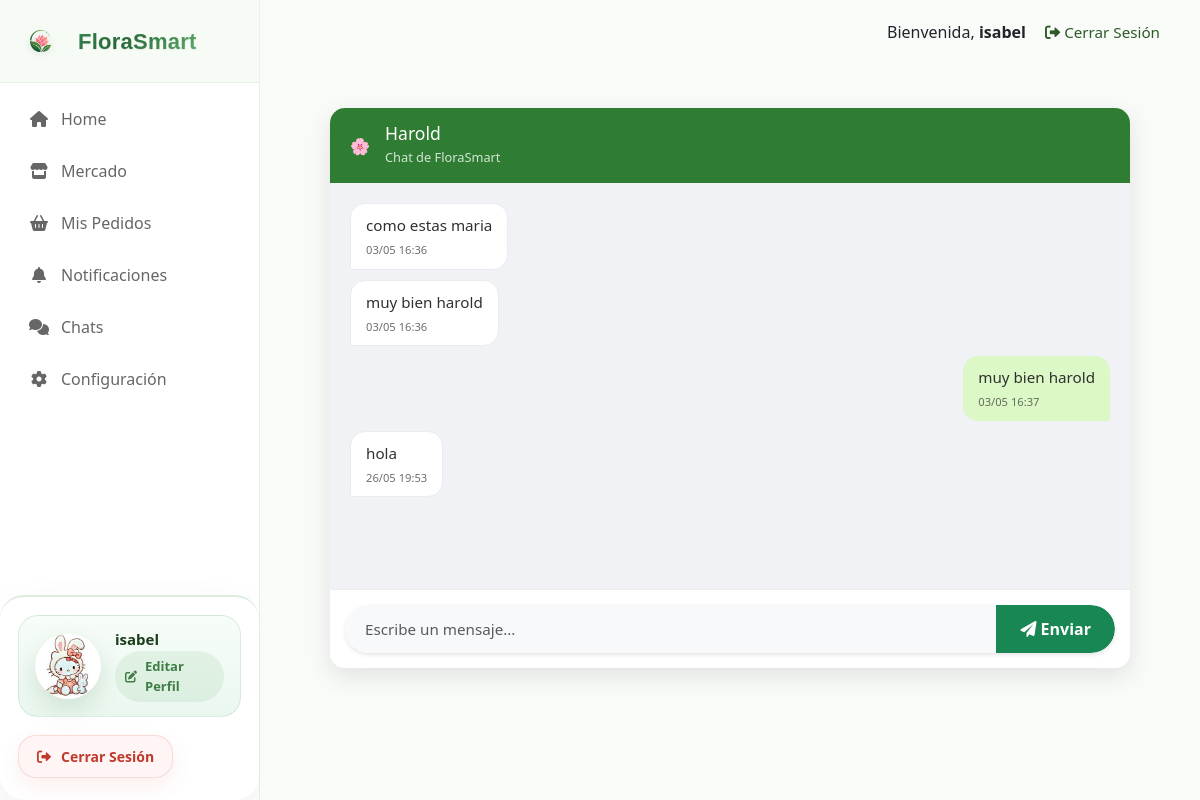
The page /chat/1/ (signed in) on the database as committed earlier.
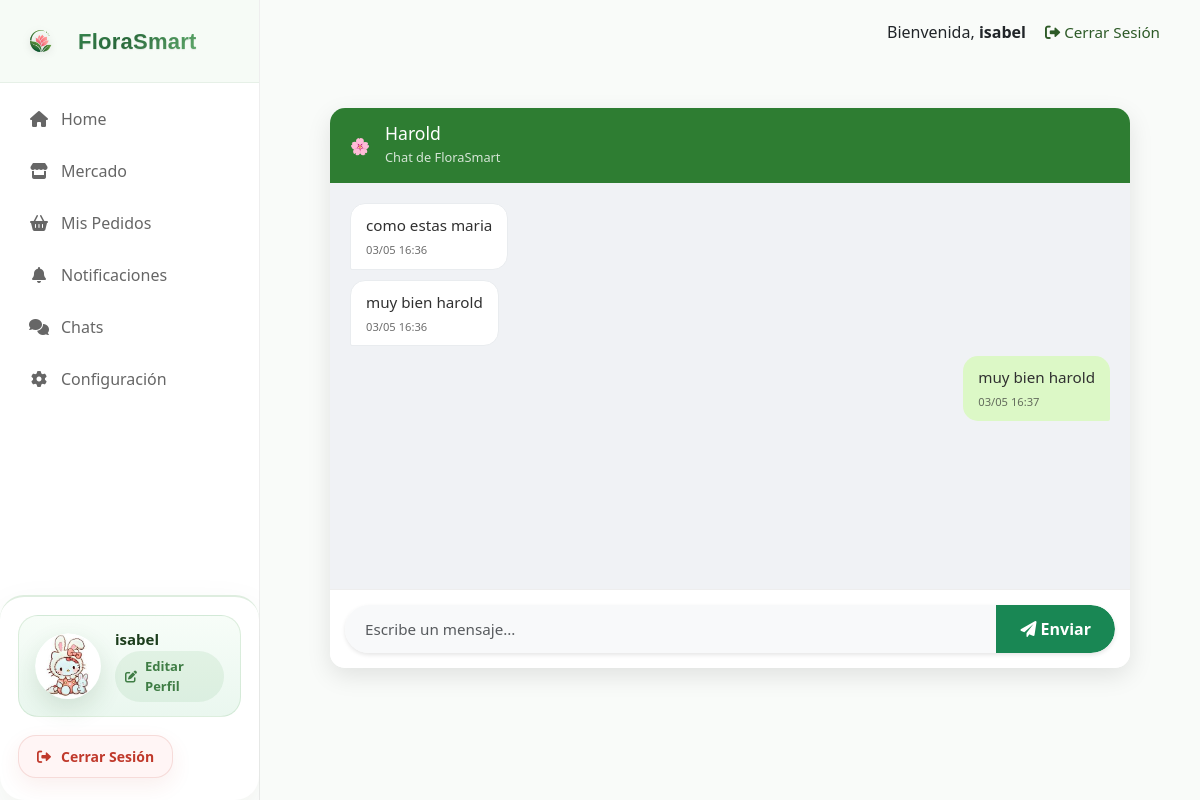
The same page on the database as committed later.
### usuarios/models.py (models this page shows, shortened)
class MensajeChat(models.Model):
    emisor = models.ForeignKey(Usuario, on_delete=models.CASCADE, related_name='mensajes_enviados')
    receptor = models.ForeignKey(Usuario, on_delete=models.CASCADE, related_name='mensajes_recibidos')
    contenido = models.TextField()
    fecha_envio = models.DateTimeField(auto_now_add=True)
    leido = models.BooleanField(default=False)
    class Meta:
        ordering = ['fecha_envio']

### usuarios/views.py (the view, shortened to what this page needs)
# urls.py: path('chat/<int:receptor_id>/', views.chat_view, name='chat'),
@login_required
def chat_view(request, receptor_id):
    receptor = get_object_or_404(Usuario, id=receptor_id)
    if receptor == request.user:
        messages.warning(request, "No puedes chatear contigo mismo.")
        return redirect('lista_chats')
    ids_ordenados = sorted([request.user.id, receptor.id])
    sala_id = f"chat_{ids_ordenados[0]}_{ids_ordenados[1]}"
    mensajes = MensajeChat.objects.filter(
        (Q(emisor=request.user) & Q(receptor=receptor)) |
        (Q(emisor=receptor) & Q(receptor=request.user))
    ).order_by('fecha_envio')
    contexto = {
        'receptor': receptor,
        'sala_id': sala_id,
        'titulo': f"Chat con {receptor.username}",
        'mensajes': mensajes
    }
    return render(request, 'chat.html', contexto)

### templates/chat.html (shortened to what this page needs)
{% extends 'base.html' %}
{% load static %}
{% block content %}
<div class="chat-container">
    <div class="chat-header">
        <div class="avatar">🌸</div>
        <div>
            <h5 class="mb-0">{{ receptor.username }}</h5>
            <small>Chat de FloraSmart</small>
        </div>
    </div>
    <div id="chat-messages">
        {% for mensaje in mensajes %}
            <div class="message {% if mensaje.emisor == user %}sent{% else %}received{% endif %}">
                {{ mensaje.contenido }}
                <span class="message-info">{{ mensaje.fecha_envio|date:"d/m H:i" }}</span>
            </div>
        {% empty %}
            <div class="text-center text-muted py-4">
                <i class="fas fa-comments fa-2x mb-2"></i>
                <p>No hay mensajes aún. ¡Envía el primero!</p>
            </div>
        {% endfor %}
    </div>
    <div class="chat-input-area">
        <form method="post" action="{% url 'chat' receptor.id %}">
            <div class="input-group">
                <input type="text" name="contenido" class="form-control border-0 bg-light"
                       placeholder="Escribe un mensaje..." required maxlength="500">
                <button type="submit" class="btn btn-success px-4">
                    <i class="fas fa-paper-plane"></i> Enviar
                </button>
            </div>
        </form>
    </div>
</div>
{% endblock %}

Rows that differ between the two databases and show on the page:
removed MensajeChat: contenido "hola", fecha_envio "26/05 19:53"
